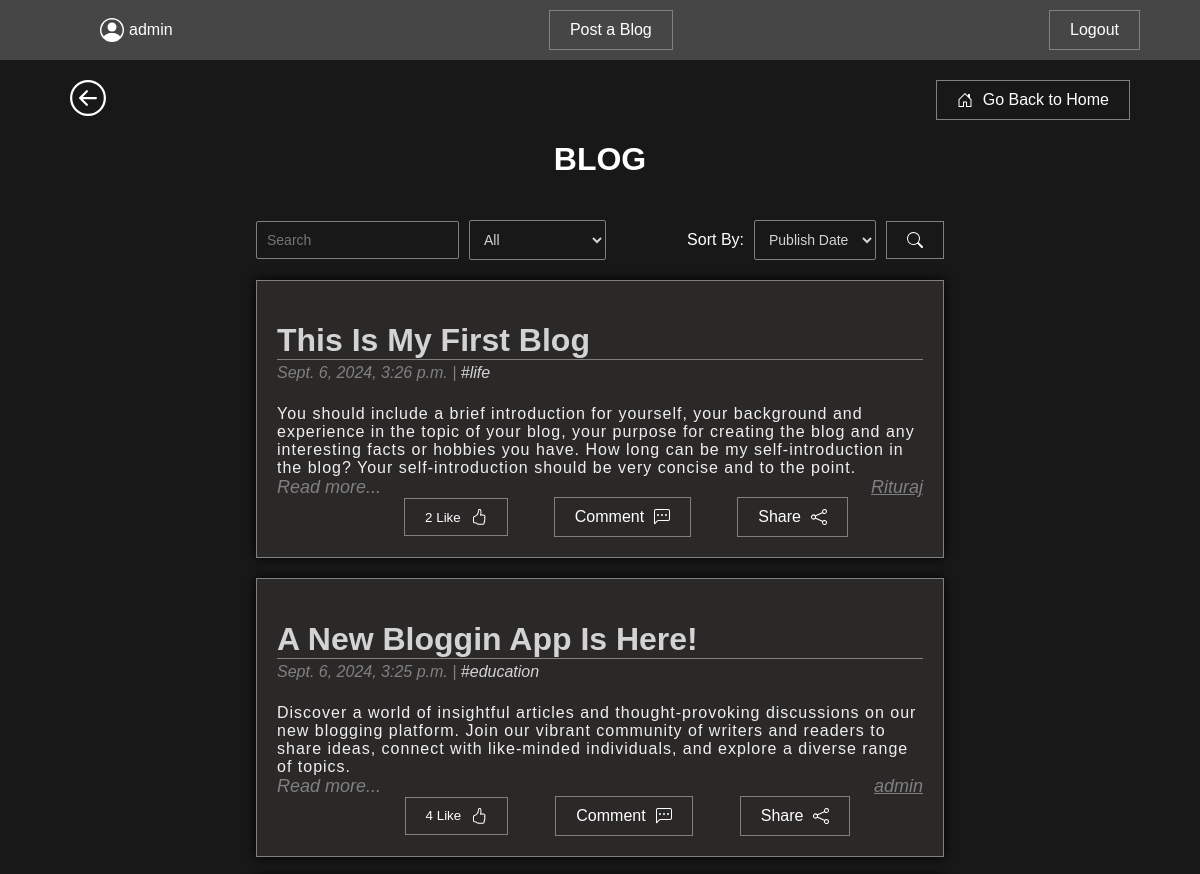
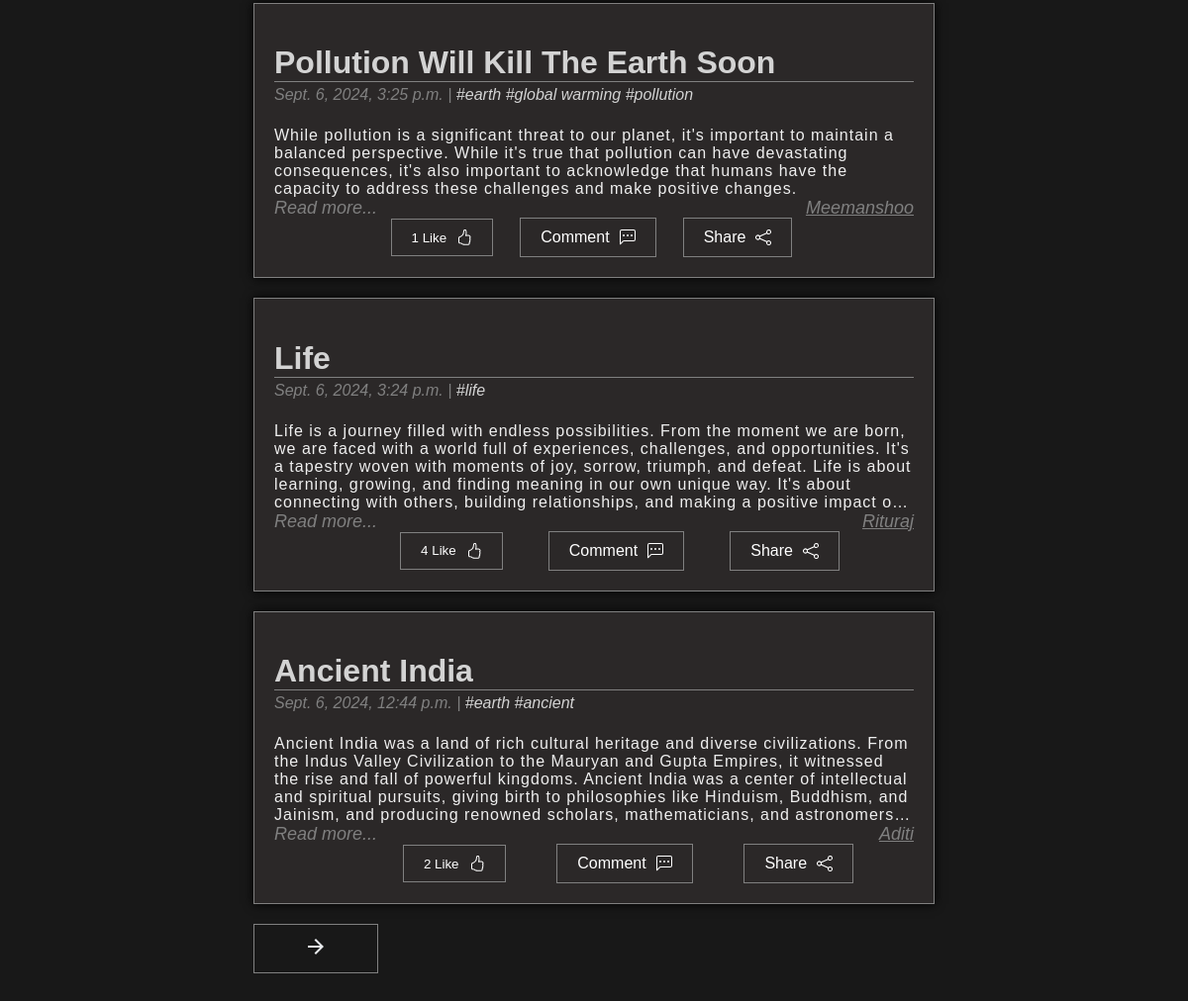
Before: / (signed in) with the older database file (2 pictures, top to bottom).
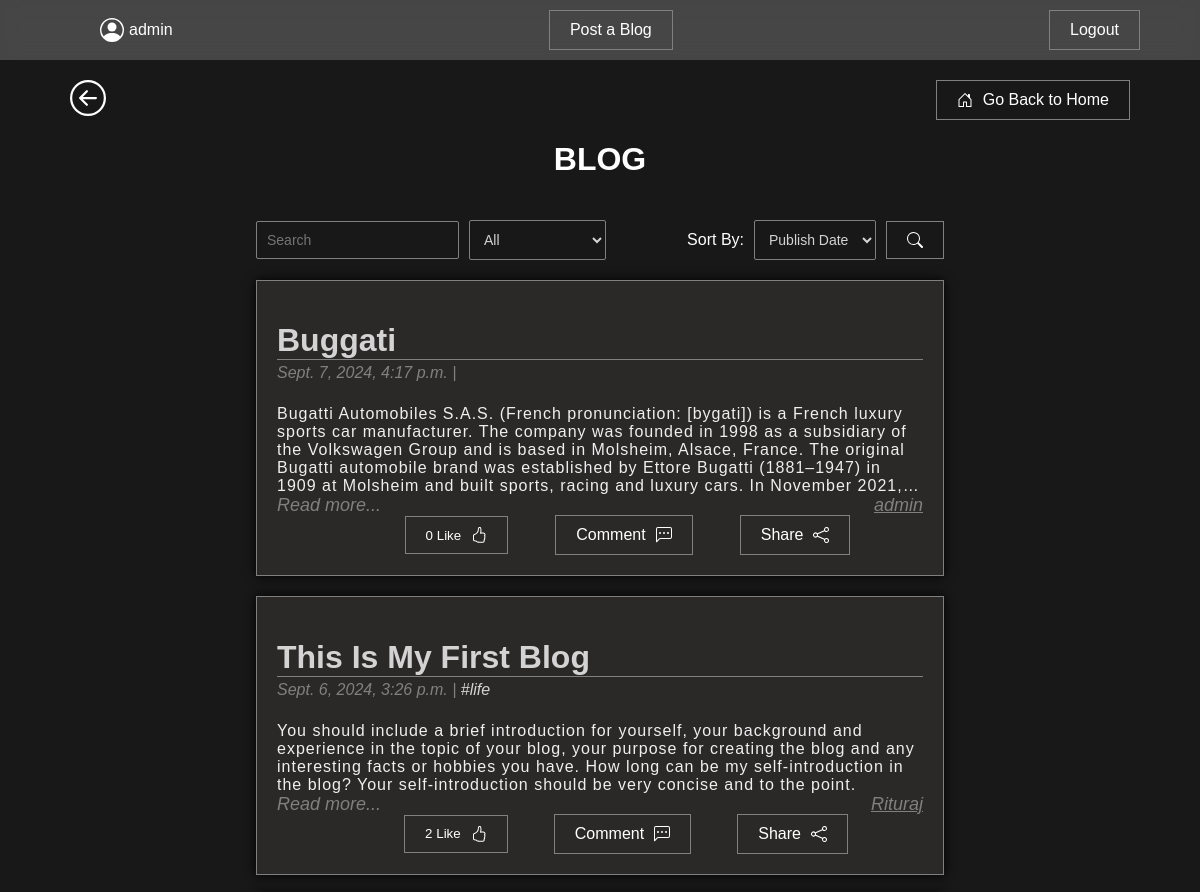
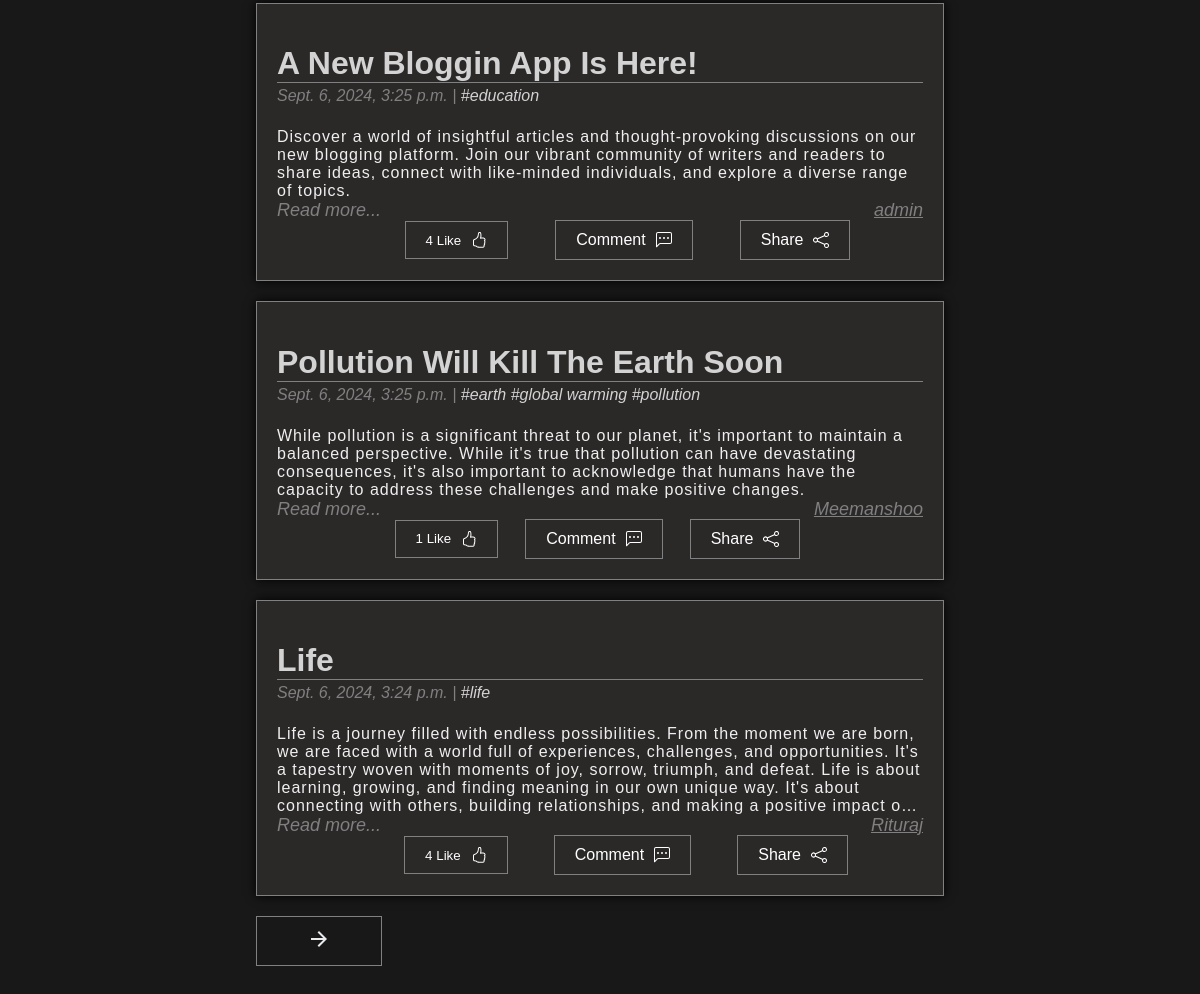
After: the same page with the newer database file (2 pictures, top to bottom).
### blogs/models.py (models this page shows, shortened)
class Blog(models.Model):
    id = models.BigAutoField(primary_key=True, null=False)
    author = models.ForeignKey(User, on_delete=models.CASCADE)
    title = models.CharField(max_length=225)
    description = models.TextField()
    publish_on = models.DateTimeField(auto_now_add=True)
    likes = models.ManyToManyField(User, related_name='blogpost_like', blank=True)
    tags = models.ManyToManyField("Tag", related_name="blogs")
    def number_of_likes(self):
        return self.likes.count()

class Tag(models.Model):
    name = models.CharField(max_length=30)
    class Meta:
        verbose_name_plural = "tags"
    def __str__(self):
        return self.name

### blogs/views.py (the view)
# urls.py: path("", views.index, name="home"),
@login_required(login_url="/login")
def index(request):
    if request.method == "POST":
        search_text = request.POST.get("search")
        search_tag = request.POST.get("tag")
        sort_by = request.POST.get("sort_by")
        blogs_list = Blog.objects.all().order_by("-publish_on")
        if search_text:
            blogs_list = blogs_list.filter(title__icontains=search_text)
        if search_tag:
            blogs_list = blogs_list.filter(tags__name__icontains=search_tag)
        if sort_by:
            if sort_by == "likes":
                a = sorted(blogs_list, key=lambda obj: Blog.number_of_likes(obj))
                blogs_list = a[::-1]
            else:
                blogs_list = blogs_list.order_by(f"-{sort_by}")
        last_page = len(blogs_list) // 5
        paginator = Paginator(blogs_list, 5)
        page_number = request.GET.get("page")
        tags = Tag.objects.all()
        try:
            page_obj = paginator.get_page(page_number)  # returns the desired page object
        except PageNotAnInteger:
            page_obj = paginator.page(1)
        except EmptyPage:
            page_obj = paginator.page(paginator.num_pages)
        context = {
            "blogs": page_obj,
            "last_page": last_page,
            "page_number": 1 if not page_number else page_number,
            "tags": tags,
            "sort_by": sort_by
        }
        return render(request, "authentication/index.html", context=context)
    else:
        blogs_list = Blog.objects.all().order_by("-publish_on")
        last_page = len(blogs_list) // 5
        paginator = Paginator(blogs_list, 5)
        page_number = request.GET.get("page")
        tags = Tag.objects.all()
        try:
            page_obj = paginator.get_page(page_number)  # returns the desired page object
        except PageNotAnInteger:
            page_obj = paginator.page(1)
        except EmptyPage:
            page_obj = paginator.page(paginator.num_pages)
        context = {
            "blogs": page_obj,
            "last_page": last_page,
            "page_number": 1 if not page_number else page_number,
            "tags": tags
        }
        return render(request, "authentication/index.html", context=context)

### blogs/templates/authentication/index.html (shortened to what the changed rows need)
{% extends "pages/master.html" %}
{% block content %}
    <div class="content">
        <h1>BLOG</h1>
        {% if blogs %}
            {% for blog in blogs.object_list %}
                <div class="blog" href="/blogs/{{ blog.id }}">
                    <h1 class="blog-title"><a href="/blogs/{{ blog.id }}" class="blog-title"> {{ blog.title }}</a></h1>
                    <div class="blog-date"> {{ blog.publish_on }} |
                        {% for tag in blog.tags.all %}
                            <a href="{% url 'blog_category' tag.name %}">
                                #{{ tag.name }}
                            </a>
                        {% endfor %}
                    </div>
                    <div class="blog-desc line-clamp-3"> {{ blog.description }}</div>
                    <a href="/blogs/{{ blog.id }}"  class="blog-read"> Read more...</a>
                    <a href="{% url 'author_blog' blog.author %}" class="blog-author"> {{ blog.author }}</a>
                    <div class="blog-buttons">
                        {% if user.is_authenticated %}
                           <form action="{% url 'blogpost_like' blog.id %}" method="POST">
                               {% if post_is_liked %}
                                    <button class="designer-button" type="submit" name="blogpost_id" value={{blog.id}}>
                                        {{blog.number_of_likes }} Like
                                        <svg xmlns="http://www.w3.org/2000/svg" width="16" height="16" fill="currentColor" class="bi bi-hand-thumbs-up-fill" viewBox="0 0 16 16">
                                          <path d="M6.956 1.745C7.021.81 7.908.087 8.864.325l.261.066c.463.116.874.456 1.012.965.22.816.533 2.511.062 4.51a10 10 0 0 1 .443-.051c.713-.065 1.669-.072 2.516.21.518.173.994.681 1.2 1.273.184.532.16 1.162-.234 1.733q.086.18.138.363c.077.27.113.567.113.856s-.036.586-.113.856c-.039.135-.09.273-.16.404.169.387.107.819-.003 1.148a3.2 3.2 0 0 1-.488.901c.054.152.076.312.076.465 0 .305-.089.625-.253.912C13.1 15.522 12.437 16 11.5 16H8c-.605 0-1.07-.081-1.466-.218a4.8 4.8 0 0 1-.97-.484l-.048-.03c-.504-.307-.999-.609-2.068-.722C2.682 14.464 2 13.846 2 13V9c0-.85.685-1.432 1.357-1.615.849-.232 1.574-.787 2.132-1.41.56-.627.914-1.28 1.039-1.639.199-.575.356-1.539.428-2.59z"/>
                                        </svg>
                                    </button>
                                {% else %}
                                    <button class="designer-button" type="submit" name="blogpost_id" value={{blog.id}}>
                                        {{blog.number_of_likes }} Like
                                    </button>
                                {% endif %}
                           </form>
                        {% endif %}
                        <div class="designer-button" onclick="addComment({{ blog.id }})">
                            <div>Comment</div>
                        </div>
                        <div class="designer-button" onclick="composeEmail('http://127.0.0.1:8000/blogs/{{ blog.id }}')">
                            <div>Share</div>
                        </div>
                    </div>
                </div>
            {% endfor %}
        {% endif %}
    </div>
{% endblock %}

Changed rows visible on the page:
no longer on this page (row unchanged): Blog: title "Ancient India", publish_on "Sept. 6, 2024, 12:44 p.m.", description "Ancient India was a land of rich cultural heritage and diverse civilizations. From the Indus Valley Civilization to the Mauryan and Gupta Empires, it witnessed the rise and fall of powerful kingdoms. Ancient India was a center of intellectual and spiritual pursuits, giving birth to philosophies like Hinduism, Buddhism, and Jainism, and producing renowned scholars, mathematicians, and…", author "Aditi", number_of_likes "2", Tag (name "earth")
no longer on this page (row unchanged): Tag: name "ancient", shown under "Ancient India"
added Blog: title "Buggati", publish_on "Sept. 7, 2024, 4:17 p.m.", description "Bugatti Automobiles S.A.S. (French pronunciation: [bygati]) is a French luxury sports car manufacturer. The company was founded in 1998 as a subsidiary of the Volkswagen Group and is based in Molsheim, Alsace, France. The original Bugatti automobile brand was established by Ettore Bugatti (1881–1947) in 1909 at Molsheim and built sports, racing and luxury cars. In November…", author "admin", number_of_likes "0"
